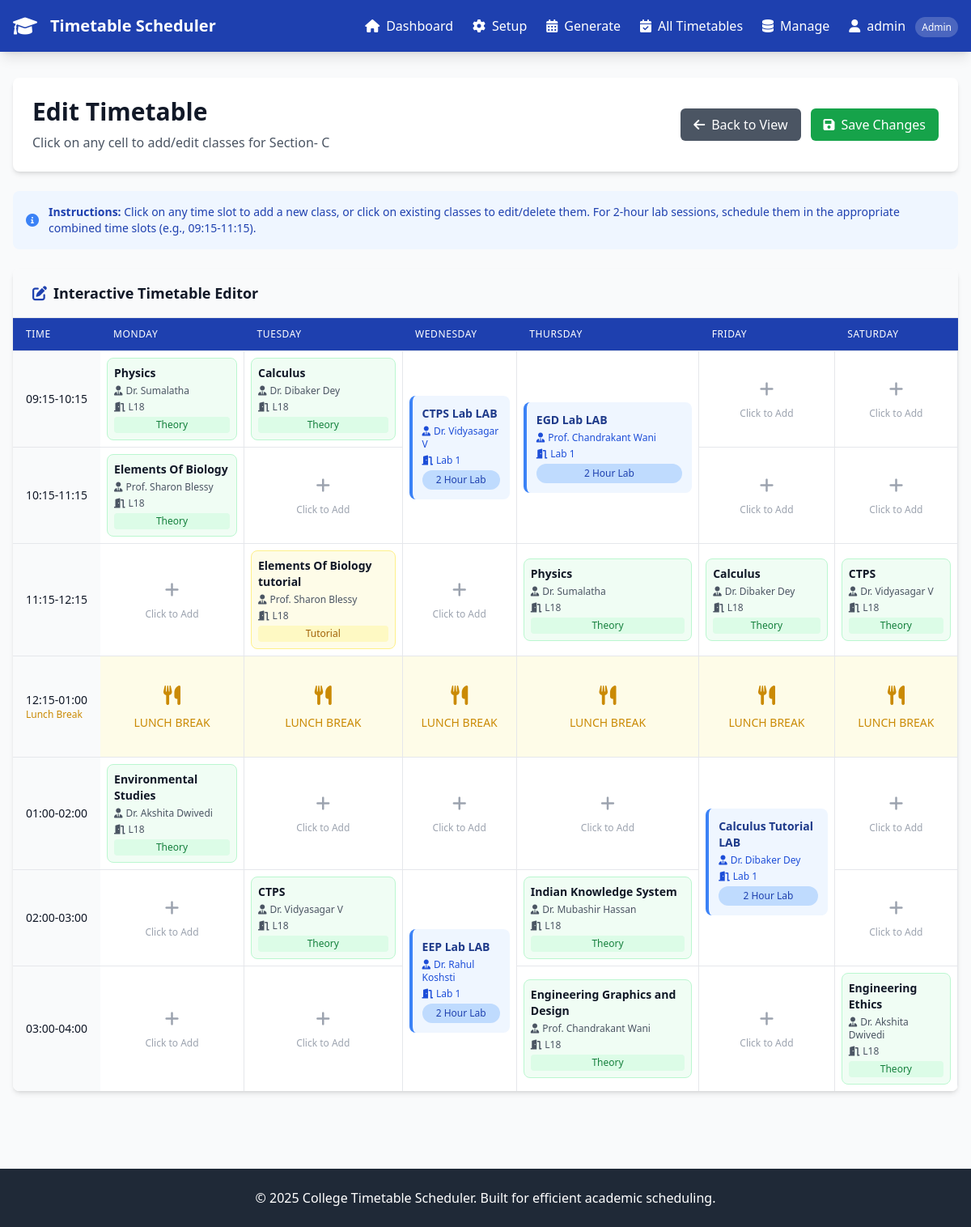
Screenshot of /suggest_changes/1 (signed in) with the database file from the repository.
### app.py (models this page shows)
class Batch(db.Model):
    id = db.Column(db.Integer, primary_key=True)
    name = db.Column(db.String(50), nullable=False)
    year = db.Column(db.Integer, nullable=False)
    semester = db.Column(db.Integer, nullable=False)
    department = db.Column(db.String(50), nullable=False)
    strength = db.Column(db.Integer, nullable=False)

class Subject(db.Model):
    id = db.Column(db.Integer, primary_key=True)
    name = db.Column(db.String(100), nullable=False)
    code = db.Column(db.String(20), unique=True, nullable=False)
    semester = db.Column(db.Integer, nullable=False)
    department = db.Column(db.String(50), nullable=False)
    hours_per_week = db.Column(db.Integer, nullable=False)
    type = db.Column(db.String(20), default='theory')  # theory, practical, tutorial
    faculty = db.relationship('Faculty', secondary=subject_faculty, backref='subjects')

class Faculty(db.Model):
    id = db.Column(db.Integer, primary_key=True)
    name = db.Column(db.String(100), nullable=False)
    email = db.Column(db.String(100), unique=True, nullable=True)
    department = db.Column(db.String(50))
    max_hours_per_day = db.Column(db.Integer, default=6)
    avg_leaves_per_month = db.Column(db.Integer, default=2)

class Classroom(db.Model):
    id = db.Column(db.Integer, primary_key=True)
    name = db.Column(db.String(50), nullable=False)
    capacity = db.Column(db.Integer, nullable=False)
    type = db.Column(db.String(20), default='regular')  # regular, lab, auditorium
    is_available = db.Column(db.Boolean, default=True)

### app.py (the view)
@app.route('/suggest_changes/<int:batch_id>')
def suggest_changes(batch_id):
    if 'user_id' not in session or session.get('user_role') != 'admin':
        flash('Access denied. Admin privileges required.', 'error')
        return redirect(url_for('login'))
    batch = Batch.query.get_or_404(batch_id)
    timetable_entries = db.session.query(Timetable, Subject, Faculty, Classroom).join(
        Subject, Timetable.subject_id == Subject.id
    ).join(
        Faculty, Timetable.faculty_id == Faculty.id
    ).join(
        Classroom, Timetable.classroom_id == Classroom.id
    ).filter(Timetable.batch_id == batch_id).all()
    subjects = Subject.query.all()
    faculties = Faculty.query.all()
    classrooms = Classroom.query.all()
    days = ['Monday', 'Tuesday', 'Wednesday', 'Thursday', 'Friday', 'Saturday']
    time_slots = ['09:15-10:15', '10:15-11:15', '11:15-12:15', '12:15-01:00', '01:00-02:00', '02:00-03:00', '03:00-04:00']
    all_time_slots = time_slots + ['09:15-11:15', '10:15-12:15', '01:00-03:00', '02:00-04:00']
    timetable = {}
    for day in days:
        timetable[day] = {}
        for time_slot in all_time_slots:
            timetable[day][time_slot] = None
    for entry, subject, faculty, classroom in timetable_entries:
        timetable[entry.day_of_week][entry.time_slot] = {
            'id': entry.id,
            'subject': subject.name,
            'subject_id': subject.id,
            'faculty': faculty.name,
            'faculty_id': faculty.id,
            'classroom': classroom.name,
            'classroom_id': classroom.id,
            'type': subject.type
        }
    return render_template('edit_timetable.html',
                         batch=batch,
                         timetable=timetable,
                         days=days,
                         time_slots=time_slots,
                         subjects=subjects,
                         faculties=faculties,
                         classrooms=classrooms)

### templates/edit_timetable.html (shortened to what this page needs)
{% extends "base.html" %}
{% block content %}
<div class="space-y-6">
    <div class="bg-white rounded-lg shadow-md p-6">
        <div class="flex items-center justify-between">
            <div>
                <h1 class="text-3xl font-bold text-gray-900">Edit Timetable</h1>
                <p class="text-gray-600 mt-2">Click on any cell to add/edit classes for {{ batch.name }}</p>
            </div>
            <div class="flex space-x-3">
                <a href="{{ url_for('view_timetable', batch_id=batch.id) }}" class="bg-gray-600 text-white px-4 py-2 rounded-md hover:bg-gray-700 transition duration-200">
                    <i class="fas fa-arrow-left mr-2"></i>Back to View
                </a>
                <button onclick="saveAllChanges()" class="bg-green-600 text-white px-4 py-2 rounded-md hover:bg-green-700 transition duration-200">
                    <i class="fas fa-save mr-2"></i>Save Changes
                </button>
            </div>
        </div>
    </div>
    <div class="bg-blue-50 rounded-lg p-4">
        <div class="flex items-center">
            <i class="fas fa-info-circle text-blue-500 mr-3"></i>
            <div class="text-sm text-blue-800">
                <strong>Instructions:</strong> Click on any time slot to add a new class, or click on existing classes to edit/delete them.
                For 2-hour lab sessions, schedule them in the appropriate combined time slots (e.g., 09:15-11:15).
            </div>
        </div>
    </div>
    <div class="bg-white rounded-lg shadow-md overflow-hidden">
        <div class="px-6 py-4 bg-gray-50 border-b">
            <h2 class="text-lg font-semibold text-gray-900">
                <i class="fas fa-edit text-college-blue mr-2"></i>Interactive Timetable Editor
            </h2>
        </div>
        <div class="overflow-x-auto">
            <table class="min-w-full divide-y divide-gray-200">
                <thead class="bg-college-blue">
                    <tr>
                        <th class="px-4 py-3 text-left text-xs font-medium text-white uppercase tracking-wider">Time</th>
                        {% for day in days %}
                            <th class="px-4 py-3 text-left text-xs font-medium text-white uppercase tracking-wider">{{ day }}</th>
                        {% endfor %}
                    </tr>
                </thead>
                <tbody class="bg-white divide-y divide-gray-200">
                    {% set skip_cells = {} %}
                    {% for time_slot in time_slots %}
                        {% set is_lunch = time_slot == '12:15-01:00' %}
                        <tr class="{% if is_lunch %}bg-yellow-50{% else %}hover:bg-gray-50{% endif %}">
                            <td class="px-4 py-4 whitespace-nowrap text-sm font-medium text-gray-900 bg-gray-50">
                                {{ time_slot }}
                                {% if is_lunch %}
                                    <span class="block text-xs text-yellow-600">Lunch Break</span>
                                {% endif %}
                            </td>
                            {% for day in days %}
                                {% set skip_key = day + '_' + time_slot %}
                                {% if skip_key not in skip_cells %}
                                    {% set rowspan = 1 %}
                                    {% set entry = None %}
                                    {% set is_lab_start = false %}
                                    {% set lab_time_slot = time_slot %}
                                    {% if is_lunch %}
                                        <td class="px-4 py-4 text-sm text-gray-500 border-r border-gray-200">
                                            <div class="text-center text-yellow-600 font-medium py-4">
                                                <i class="fas fa-utensils text-2xl mb-2"></i>
                                                <div class="text-sm">LUNCH BREAK</div>
                                            </div>
                                        </td>
                                    {% else %}
                                        {% if time_slot == '09:15-10:15' and timetable[day]['09:15-11:15'] %}
                                            {% set entry = timetable[day]['09:15-11:15'] %}
                                            {% set rowspan = 2 %}
                                            {% set is_lab_start = true %}
                                            {% set lab_time_slot = '09:15-11:15' %}
                                            {% set _ = skip_cells.update({(day + '_10:15-11:15'): true}) %}
                                        {% elif time_slot == '10:15-11:15' and timetable[day]['10:15-12:15'] %}
                                            {% set entry = timetable[day]['10:15-12:15'] %}
                                            {% set rowspan = 2 %}
                                            {% set is_lab_start = true %}
                                            {% set lab_time_slot = '10:15-12:15' %}
                                            {% set _ = skip_cells.update({(day + '_11:15-12:15'): true}) %}
                                        {% elif time_slot == '01:00-02:00' and timetable[day]['01:00-03:00'] %}
                                            {% set entry = timetable[day]['01:00-03:00'] %}
                                            {% set rowspan = 2 %}
                                            {% set is_lab_start = true %}
                                            {% set lab_time_slot = '01:00-03:00' %}
                                            {% set _ = skip_cells.update({(day + '_02:00-03:00'): true}) %}
                                        {% elif time_slot == '02:00-03:00' and timetable[day]['02:00-04:00'] %}
                                            {% set entry = timetable[day]['02:00-04:00'] %}
                                            {% set rowspan = 2 %}
                                            {% set is_lab_start = true %}
                                            {% set lab_time_slot = '02:00-04:00' %}
                                            {% set _ = skip_cells.update({(day + '_03:00-04:00'): true}) %}
                                        {% else %}
                                            {% set entry = timetable[day][time_slot] %}
                                            {% set lab_time_slot = time_slot %}
                                        {% endif %}
                                        <td class="px-2 py-2 text-sm text-gray-500 border-r border-gray-200 cursor-pointer hover:bg-blue-50 transition-colors"
                                            {% if rowspan > 1 %}rowspan="{{ rowspan }}"{% endif %}
                                            onclick="openEditModal('{{ day }}', '{{ lab_time_slot }}', {{ entry|tojson if entry else 'null' }})">
                                            {% if entry %}
                                                {% if entry.type == 'practical' and is_lab_start %}
                                                    <div class="p-3 rounded-lg bg-blue-50 border-l-4 border-blue-500">
                                                        <div class="font-bold text-blue-900 mb-1">{{ entry.subject }} LAB</div>
                                                        <div class="text-xs text-blue-700 mb-1">
                                                            <i class="fas fa-user-tie mr-1"></i>{{ entry.faculty }}
                                                        </div>
                                                        <div class="text-xs text-blue-700 mb-1">
                                                            <i class="fas fa-door-open mr-1"></i>{{ entry.classroom }}
                                                        </div>
                                                        <div class="text-xs font-medium text-blue-800 bg-blue-200 px-2 py-1 rounded-full text-center">
                                                            2 Hour Lab
                                                        </div>
                                                    </div>
                                                {% else %}
                                                    <div class="p-2 rounded-lg {% if entry.type == 'practical' %}bg-blue-50 border border-blue-200{% elif entry.type == 'tutorial' %}bg-yellow-50 border border-yellow-200{% else %}bg-green-50 border border-green-200{% endif %}">
                                                        <div class="font-semibold text-gray-900 text-sm mb-1">{{ entry.subject }}</div>
                                                        <div class="text-xs text-gray-600 mb-1">
                                                            <i class="fas fa-user-tie mr-1"></i>{{ entry.faculty }}
                                                        </div>
                                                        <div class="text-xs text-gray-600 mb-1">
                                                            <i class="fas fa-door-open mr-1"></i>{{ entry.classroom }}
                                                        </div>
                                                        <div class="text-xs font-medium {% if entry.type == 'practical' %}text-blue-700 bg-blue-100{% elif entry.type == 'tutorial' %}text-yellow-700 bg-yellow-100{% else %}text-green-700 bg-green-100{% endif %} px-1 py-0.5 rounded text-center">
                                                            {{ entry.type.title() }}
                                                        </div>
                                                    </div>
                                                {% endif %}
                                            {% else %}
                                                <div class="text-center text-gray-400 py-6 hover:text-blue-500 transition-colors">
                                                    <i class="fas fa-plus text-xl mb-2"></i>
                                                    <div class="text-xs">Click to Add</div>
                                                </div>
                                            {% endif %}
                                        </td>
                                    {% endif %}
                                {% endif %}
                            {% endfor %}
                        </tr>
                    {% endfor %}
                </tbody>
            </table>
        </div>
    </div>
</div>
{% endblock %}

### rows the page displays
Batch: name "Section- C"
Subject: subject "Physics" "Physics", type "Theory" "Theory"
Faculty: faculty "Dr. Sumalatha" "Dr. Sumalatha"
Classroom: classroom "L18" "L18" "L18" "L18" "L18" "L18" "L18" "L18" "L18" "L18" "L18" "L18"
Subject: subject "Calculus" "Calculus", type "Theory" "Theory"
Faculty: faculty "Dr. Dibaker Dey" "Dr. Dibaker Dey", faculty "Dr. Dibaker Dey"
Subject: subject "CTPS Lab", type "practical" (drawn)
Faculty: faculty "Dr. Vidyasagar V", faculty "Dr. Vidyasagar V" "Dr. Vidyasagar V"
Classroom: classroom "Lab 1" "Lab 1" "Lab 1" "Lab 1"
Subject: subject "EGD Lab", type "practical" (drawn)
Faculty: faculty "Prof. Chandrakant Wani", faculty "Prof. Chandrakant Wani"
Subject: subject "Elements Of Biology", type "Theory"
Faculty: faculty "Prof. Sharon Blessy" "Prof. Sharon Blessy"
Subject: subject "Elements Of Biology tutorial", type "Tutorial"
Subject: subject "CTPS" "CTPS", type "Theory" "Theory"
Subject: subject "Environmental Studies", type "Theory"
Faculty: faculty "Dr. Akshita Dwivedi" "Dr. Akshita Dwivedi"
Subject: subject "Calculus Tutorial", type "practical" (drawn)
Subject: subject "EEP Lab", type "practical" (drawn)
Faculty: faculty "Dr. Rahul Koshsti"
Subject: subject "Indian Knowledge System", type "Theory"
Faculty: faculty "Dr. Mubashir Hassan"
Subject: subject "Engineering Graphics and Design", type "Theory"
Subject: subject "Engineering Ethics", type "Theory"

### other values shown
{{ session.username }} "admin"
{{ day }} "MONDAY" "TUESDAY" "WEDNESDAY" "THURSDAY" "FRIDAY" "SATURDAY"
{{ time_slot }} "09:15-10:15" "10:15-11:15" "11:15-12:15" "12:15-01:00" "01:00-02:00" "02:00-03:00" "03:00-04:00"
